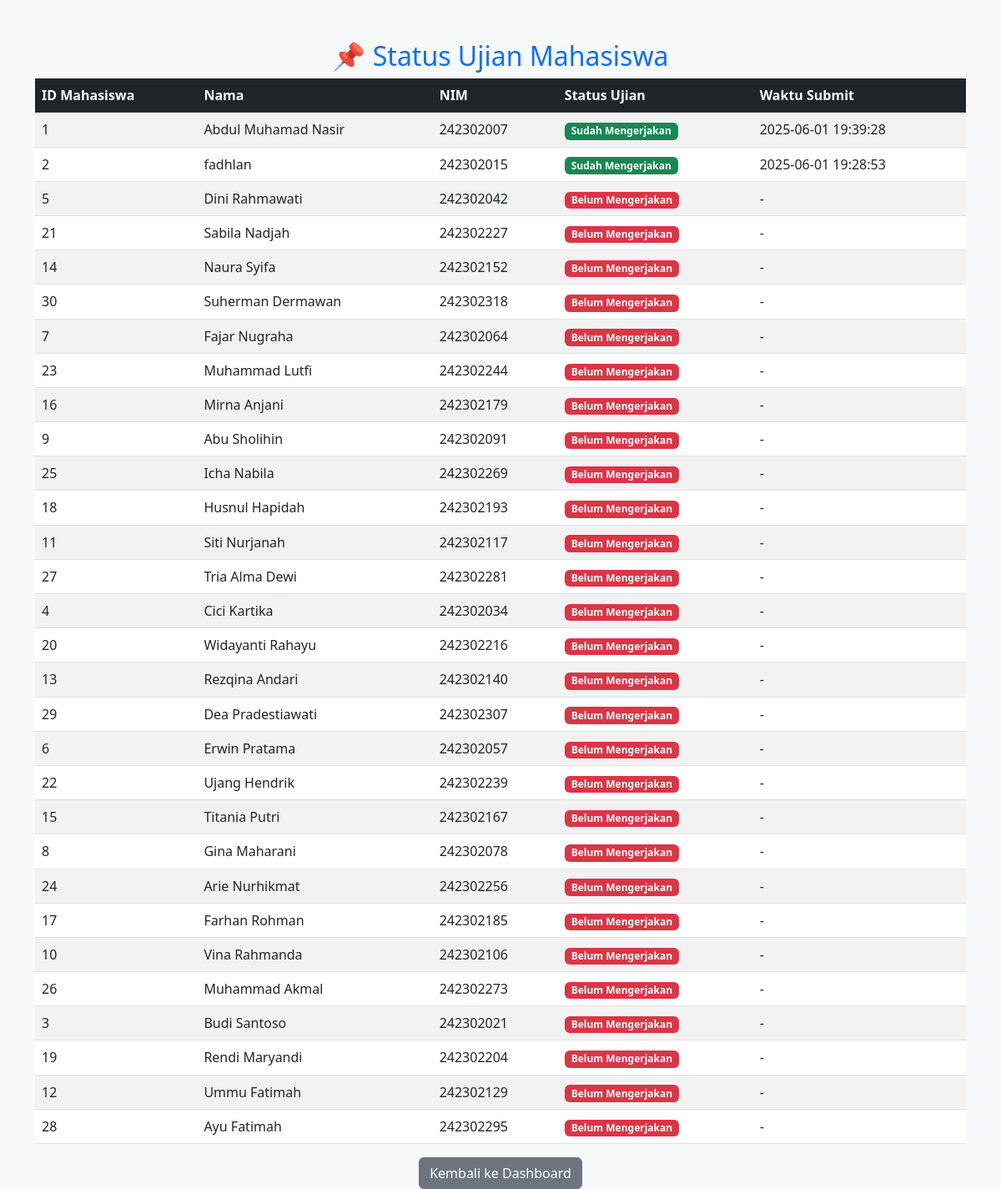
The page /ABDULNIH/manage_exams.php on the database its author committed.
### tables this page shows
CREATE TABLE `mhs` (
  `id` int(11) NOT NULL,
  `nim` varchar(15) NOT NULL,
  `username` varchar(255) NOT NULL,
  `password` varchar(255) NOT NULL,
  `nama` varchar(255) NOT NULL,
  `prodi_id` int(11) NOT NULL,
  `fakultas_id` int(11) NOT NULL
);

CREATE TABLE `results` (
  `id` int(11) NOT NULL,
  `soal_id` int(11) NOT NULL,
  `username` varchar(255) NOT NULL,
  `matematika` int(11) DEFAULT 0,
  `fisika` int(11) DEFAULT 0,
  `kimia` int(11) DEFAULT 0,
  `biologi` int(11) DEFAULT 0,
  `sejarah` int(11) DEFAULT 0,
  `ekonomi` int(11) DEFAULT 0,
  `seni` int(11) DEFAULT 0,
  `olahraga` int(11) DEFAULT 0,
  `submitted_at` timestamp NOT NULL DEFAULT current_timestamp()
);

### ABDULNIH/manage_exams.php (the view, shortened to what this page needs)
<?php
$servername = "localhost";
$username = "root";
$password = "";
$dbname = "db_connection";
$conn = new mysqli($servername, $username, $password, $dbname);
$query = "SELECT m.id, m.nama, m.nim, r.submitted_at,
                 CASE WHEN r.submitted_at IS NULL THEN 'Belum Mengerjakan' ELSE 'Sudah Mengerjakan' END AS status
          FROM mhs m
          LEFT JOIN results r ON m.username = r.username
          ORDER BY status DESC, r.submitted_at DESC";
$result = $conn->query($query);
?>
<!DOCTYPE html>
<html lang="id">
<head>
    <link href="https://cdn.jsdelivr.net/npm/bootstrap@5.3.0/dist/css/bootstrap.min.css" rel="stylesheet">
</head>
<body class="bg-light">
    <div class="container mt-5">
        <h2 class="text-center text-primary">📌 Status Ujian Mahasiswa</h2>
        <table class="table table-striped table-hover">
            <thead class="table-dark text-white">
                <tr>
                    <th>ID Mahasiswa</th>
                    <th>Nama</th>
                    <th>NIM</th>
                    <th>Status Ujian</th>
                    <th>Waktu Submit</th>
                </tr>
            </thead>
            <tbody>
                <?php
                while ($row = $result->fetch_assoc()) {
                    $badge = ($row['status'] == 'Sudah Mengerjakan') ? 'badge bg-success' : 'badge bg-danger';
                    $submitted_at = ($row['submitted_at'] !== NULL) ? $row['submitted_at'] : '-';
                    echo "<tr>
                            <td>{$row['id']}</td>
                            <td>{$row['nama']}</td>
                            <td>{$row['nim']}</td>
                            <td><span class='$badge'>{$row['status']}</span></td>
                            <td>{$submitted_at}</td>
                          </tr>";
                }
                ?>
            </tbody>
        </table>
        <div class="text-center mt-3">
            <a href="dashboard_admin.php" class="btn btn-secondary">Kembali ke Dashboard</a>
        </div>
    </div>
</body>
</html>

### rows shown on the page
mhs: id "1", nama "Abdul Muhamad Nasir", nim "242302007", status "Sudah Mengerjakan", results.submitted_at "2025-06-01 19:39:28"
mhs: id "2", nama "fadhlan", nim "242302015", status "Sudah Mengerjakan", results.submitted_at "2025-06-01 19:28:53"
mhs: id "5", nama "Dini Rahmawati", nim "242302042", status "Belum Mengerjakan", submitted_at "-"
mhs: id "21", nama "Sabila Nadjah", nim "242302227", status "Belum Mengerjakan", submitted_at "-"
mhs: id "14", nama "Naura Syifa", nim "242302152", status "Belum Mengerjakan", submitted_at "-"
mhs: id "30", nama "Suherman Dermawan", nim "242302318", status "Belum Mengerjakan", submitted_at "-"
mhs: id "7", nama "Fajar Nugraha", nim "242302064", status "Belum Mengerjakan", submitted_at "-"
mhs: id "23", nama "Muhammad Lutfi", nim "242302244", status "Belum Mengerjakan", submitted_at "-"
mhs: id "16", nama "Mirna Anjani", nim "242302179", status "Belum Mengerjakan", submitted_at "-"
mhs: id "9", nama "Abu Sholihin", nim "242302091", status "Belum Mengerjakan", submitted_at "-"
mhs: id "25", nama "Icha Nabila", nim "242302269", status "Belum Mengerjakan", submitted_at "-"
mhs: id "18", nama "Husnul Hapidah", nim "242302193", status "Belum Mengerjakan", submitted_at "-"
mhs: id "11", nama "Siti Nurjanah", nim "242302117", status "Belum Mengerjakan", submitted_at "-"
mhs: id "27", nama "Tria Alma Dewi", nim "242302281", status "Belum Mengerjakan", submitted_at "-"
mhs: id "4", nama "Cici Kartika", nim "242302034", status "Belum Mengerjakan", submitted_at "-"
mhs: id "20", nama "Widayanti Rahayu", nim "242302216", status "Belum Mengerjakan", submitted_at "-"
mhs: id "13", nama "Rezqina Andari", nim "242302140", status "Belum Mengerjakan", submitted_at "-"
mhs: id "29", nama "Dea Pradestiawati", nim "242302307", status "Belum Mengerjakan", submitted_at "-"
mhs: id "6", nama "Erwin Pratama", nim "242302057", status "Belum Mengerjakan", submitted_at "-"
mhs: id "22", nama "Ujang Hendrik", nim "242302239", status "Belum Mengerjakan", submitted_at "-"
mhs: id "15", nama "Titania Putri", nim "242302167", status "Belum Mengerjakan", submitted_at "-"
mhs: id "8", nama "Gina Maharani", nim "242302078", status "Belum Mengerjakan", submitted_at "-"
mhs: id "24", nama "Arie Nurhikmat", nim "242302256", status "Belum Mengerjakan", submitted_at "-"
mhs: id "17", nama "Farhan Rohman", nim "242302185", status "Belum Mengerjakan", submitted_at "-"
mhs: id "10", nama "Vina Rahmanda", nim "242302106", status "Belum Mengerjakan", submitted_at "-"
mhs: id "26", nama "Muhammad Akmal", nim "242302273", status "Belum Mengerjakan", submitted_at "-"
mhs: id "3", nama "Budi Santoso", nim "242302021", status "Belum Mengerjakan", submitted_at "-"
mhs: id "19", nama "Rendi Maryandi", nim "242302204", status "Belum Mengerjakan", submitted_at "-"
mhs: id "12", nama "Ummu Fatimah", nim "242302129", status "Belum Mengerjakan", submitted_at "-"
mhs: id "28", nama "Ayu Fatimah", nim "242302295", status "Belum Mengerjakan", submitted_at "-"
